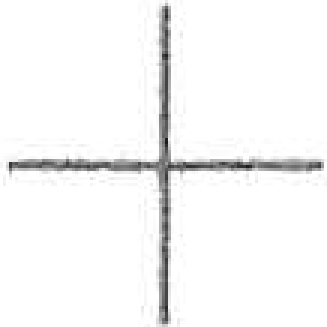
//> input picture reference/Cross-small.png, 109 x 109 px (shown 3 times larger)
$ ./main   (built with g++ and OpenCV 4)
//> lines starting //> are read from the running program, lines starting //| are printed output that depends on the picture; after the words box and inside, x2 and y2 are one past the last pixel; in counts of white or black regions, pixels touching at a corner belong together
#include <opencv2/highgui/highgui.hpp>
#include <opencv2/imgproc/imgproc.hpp>

using namespace cv;
using namespace std;

int main()
{
	// Vector to store coordinates
	vector<int> xVal,yVal;

    Mat ref = imread("reference/Cross-small.png");
//> ref is the input picture: 109 rows x 109 cols, CV_8UC3; min 28, max 255, mean 246.4
    // Mat src_org = imread("all-scans/w000-scans/00002.png");
	Mat src_org = imread("test/s01_0001.png");
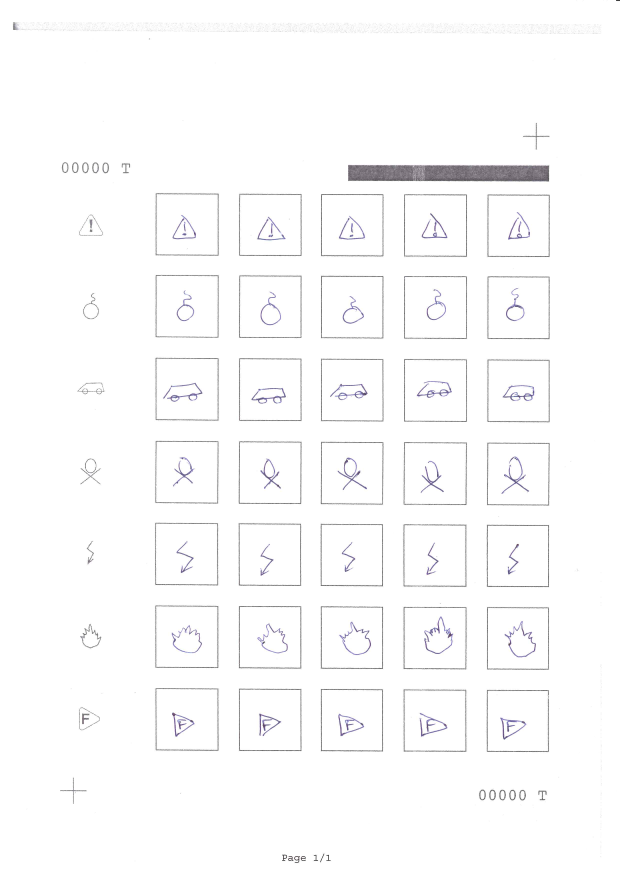
//> input picture test/s01_0001.png, 2480 x 3508 px (shown at 1/4 size)
//> src_org is the input picture: 3508 rows x 2480 cols, CV_8UC3; mean B, G, R 251.3, 251, 251.1

	// Creates new image by rotating original 5 degrees. Just to speed up testing
	Point2f src_center((src_org.cols/2.0F, src_org.rows/2.0F));
//> src_center = Point(1754, 0)
	Mat rot_mat = getRotationMatrix2D(src_center, 5, 1.0);

	Mat src;

	// Fix this. Doesn't center the image correctly.
	warpAffine(src_org, src, rot_mat, src_org.size(),1,0,Scalar(255,255,255));
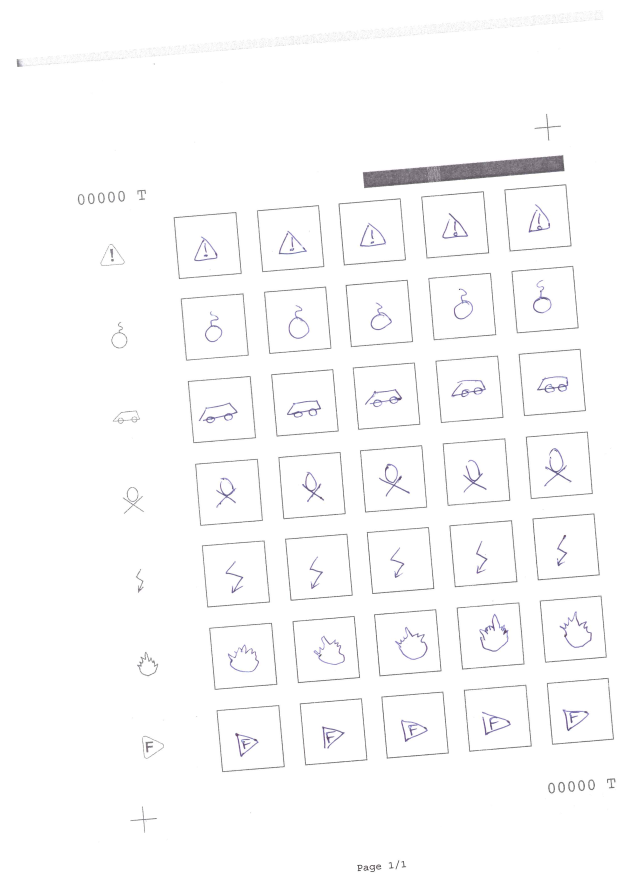
//> src: 3508 rows x 2480 cols, CV_8UC3 (shown at 1/4 size); mean B, G, R 251.3, 251, 251.1

    if (ref.empty() || src.empty())
        return -1;

	int ref_points = 0;
	int angle = 0;
	int correction_angle = 0;


	// To speed up the process, reduce both images by 4
	int reduction = 4;
	Size tailleReduite(src.cols/reduction, src.rows/reduction);
//> tailleReduite = Size(620, 877)
	Mat imreduite = Mat(tailleReduite,CV_8UC3);
	resize(src,imreduite,tailleReduite);
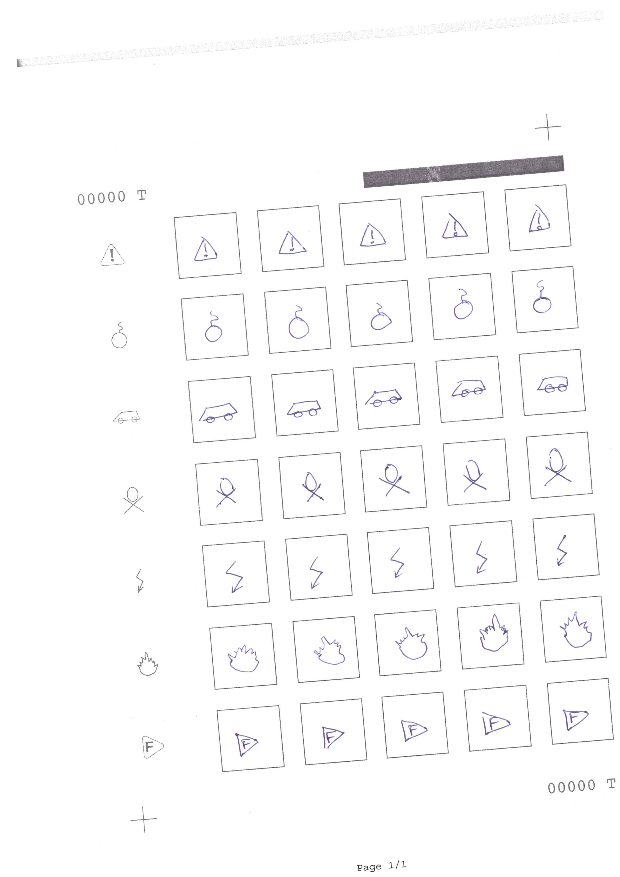
//> imreduite: 877 rows x 620 cols, CV_8UC3; mean B, G, R 251.4, 251, 251.1

	Size tailleReduite2(ref.cols/reduction, ref.rows/reduction);
//> tailleReduite2 = Size(27, 27)
	Mat ref_reduite = Mat(tailleReduite2,CV_8UC3);
	resize(ref,ref_reduite,tailleReduite2);

	//imshow("orginal", imreduite);

	// Direction variable to implement angles from 15 degrees to -15 degrees
	int direction = 1;
	int vectSize = xVal.size();

	// Reapeat until atleast two points are found
	printf("Processing: Finding reference points\n");
	while( vectSize < 2)
	{
		// Check the angle, change direction when at the end
		if(angle == 15 && direction == 1)
		{
			direction = -1;
			angle = 0;
		}
		// Break when done
		else if(angle == -15 && direction == -1)
		{
			break;
		}
		angle = angle + direction;
		ref_points = 0;

		// Rotate to get new reference cross
		Point2f src_center(ref_reduite.cols/2.0F, ref_reduite.rows/2.0F);
		Mat rot_mat = getRotationMatrix2D(src_center, angle, 1.0);

		Mat ref_new;

		ref_new.create(ref_reduite.size().width, ref_reduite.size().height, CV_32FC1);
		warpAffine(ref_reduite, ref_new, rot_mat, ref_new.size(), 1, 0, Scalar(255,255,255));

		Mat gref, gsrc;

		// Convert both images to grayscale. Just to be sure
		cvtColor(ref_new, gref, CV_BGR2GRAY);
		cvtColor(imreduite, gsrc, CV_BGR2GRAY);

		// Use cv::matchTemplate to find the matches
		Mat res(imreduite.rows-ref_reduite.rows+1, imreduite.cols-ref_reduite.cols+1, CV_32FC1);
		matchTemplate(gsrc, gref, res, CV_TM_CCOEFF_NORMED);
		threshold(res, res, 0.8, 1., CV_THRESH_TOZERO);

		while (true)
		{
			double minval, maxval, threshold = 0.001;
			Point minloc, maxloc;
			minMaxLoc(res, &minval, &maxval, &minloc, &maxloc);

			if (maxval >= threshold)
			{
				rectangle(
					imreduite,
					maxloc,
					Point(maxloc.x + ref_reduite.cols, maxloc.y + ref_reduite.rows),
					CV_RGB(0,255,0), 2
				);
				// Store angle and correct coordinates
				correction_angle = angle + 1;
				xVal.push_back((int)maxloc.x + ref_reduite.cols/2.);
				yVal.push_back((int)maxloc.y + ref_reduite.rows/2.);
				floodFill(res, maxloc, cv::Scalar(0), 0, cv::Scalar(.1), cv::Scalar(1.));
				ref_points++;
			}
			else
				break;
		}
		//printf("ref_points: %i, %i\n", ref_points, angle);
	}
//> this loop made 31 passes
//> (correction_angle, ref_points) on passes 1 to 12: (0, 0), (0, 0), (0, 0), (5, 2), (5, 0), (5, 0), (5, 0), (5, 0), (5, 0), (5, 0), (5, 0), (5, 0)
//> pass 1, `warpAffine(ref_reduite, ref_new, rot_mat, ref_new.size(), 1, 0, Scalar..`:
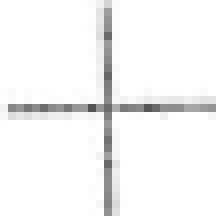
//> ref_new: 27 rows x 27 cols, CV_8UC3 (shown 8 times larger); min 83, max 255, mean 244.9
//> pass 1, `matchTemplate(gsrc, gref, res, CV_TM_CCOEFF_NORMED);`:
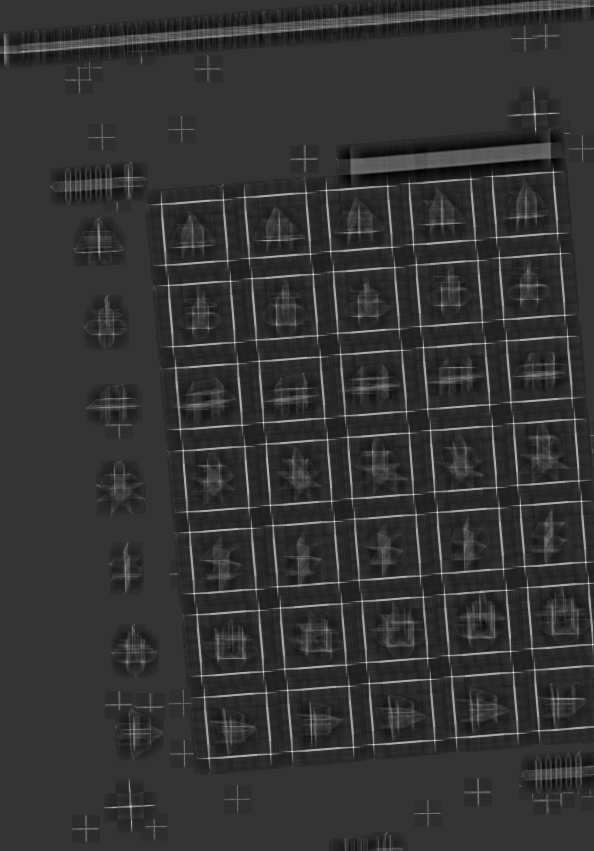
//> res: 851 rows x 594 cols, CV_32FC1; min -0.166, max 0.646, mean -0.000614; drawn with min black and max white
//> after the loop: imreduite: 877 rows x 620 cols, CV_8UC3; 0.12% of pixels changed, all inside (x1, y1, x2, y2) = (129, 113, 563, 835)
//> after the loop, direction = -1; angle = -15; ref_points = 0; correction_angle = 5; xVal = [143, 547]; yVal = [819, 127]

	// Rotate according to correction_angle variable. Note: must be opposite angle
	Point2f center((imreduite.cols/2.0F, imreduite.rows/2.0F));
//> center = Point(438.5, 0)
	rot_mat = getRotationMatrix2D(center, -correction_angle, 1.0);
//> rot_mat = [[0.996, -0.0872, 1.67], [0.0872, 0.996, -38.22]]

	Mat rotated;
	warpAffine(imreduite, rotated, rot_mat, src_org.size(),1,0,Scalar(255,255,255));
//> rotated: 3508 rows x 2480 cols, CV_8UC3; mean of channels 0, 1, 2 254.8, 254.8, 254.7

	// To better display of the result image, reduce image size again by 2
	reduction = 2;
	Size tailleReduite3(rotated.cols/reduction, rotated.rows/reduction);
//> tailleReduite3 = Size(1240, 1754)
	Mat imreduite2 = Mat(tailleReduite3,CV_8UC3);
	resize(rotated,imreduite2,tailleReduite3);
//> imreduite2: 1754 rows x 1240 cols, CV_8UC3; mean of channels 0, 1, 2 254.8, 254.8, 254.7
	imshow("rotated", imreduite2);
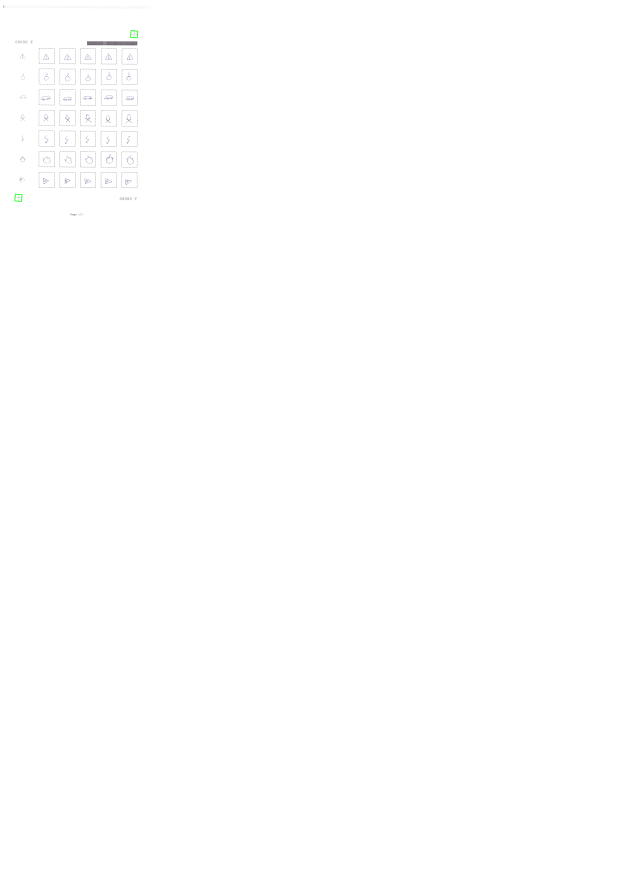
//> window 'rotated': 1754 rows x 1240 cols, CV_8UC3 (shown at 1/2 size); mean B, G, R 254.8, 254.8, 254.7

    waitKey();
    return 0;
}
